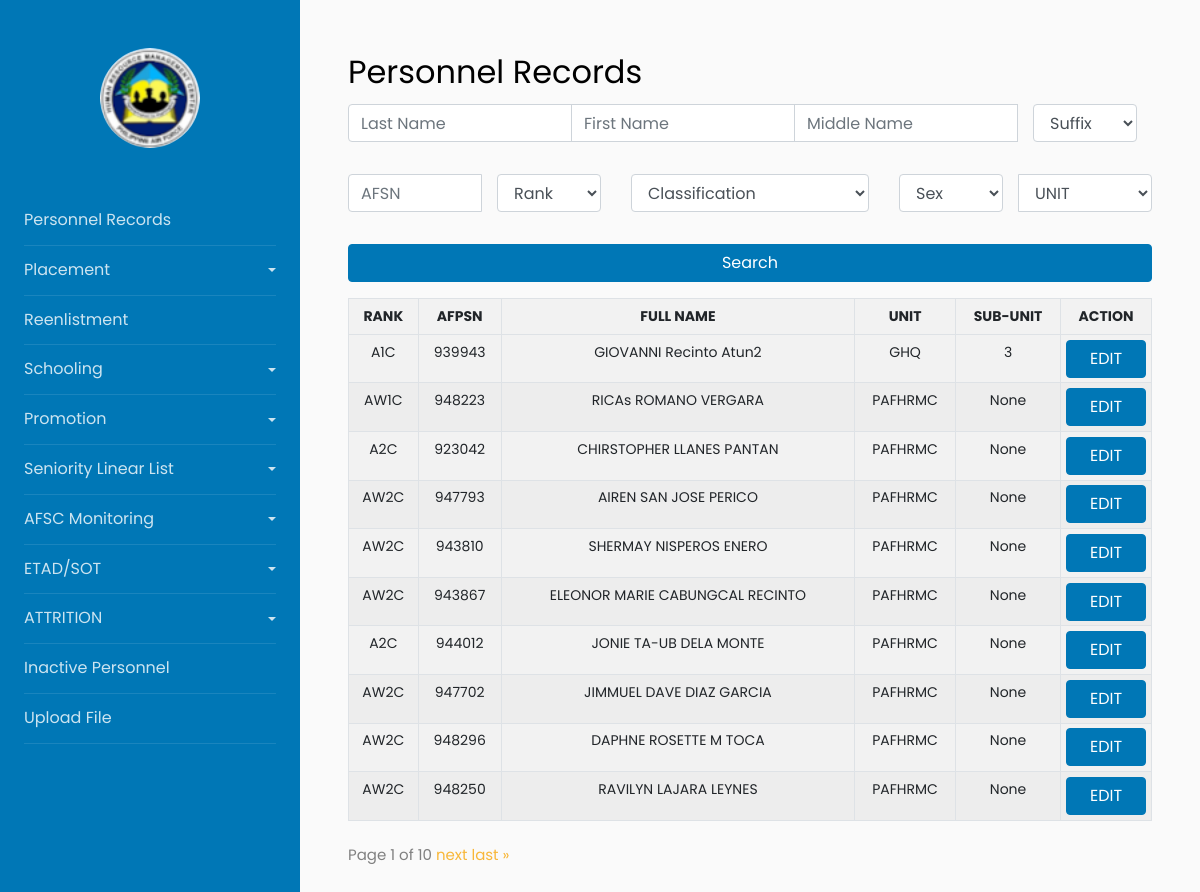
/, run on an earlier commit of the app's database.
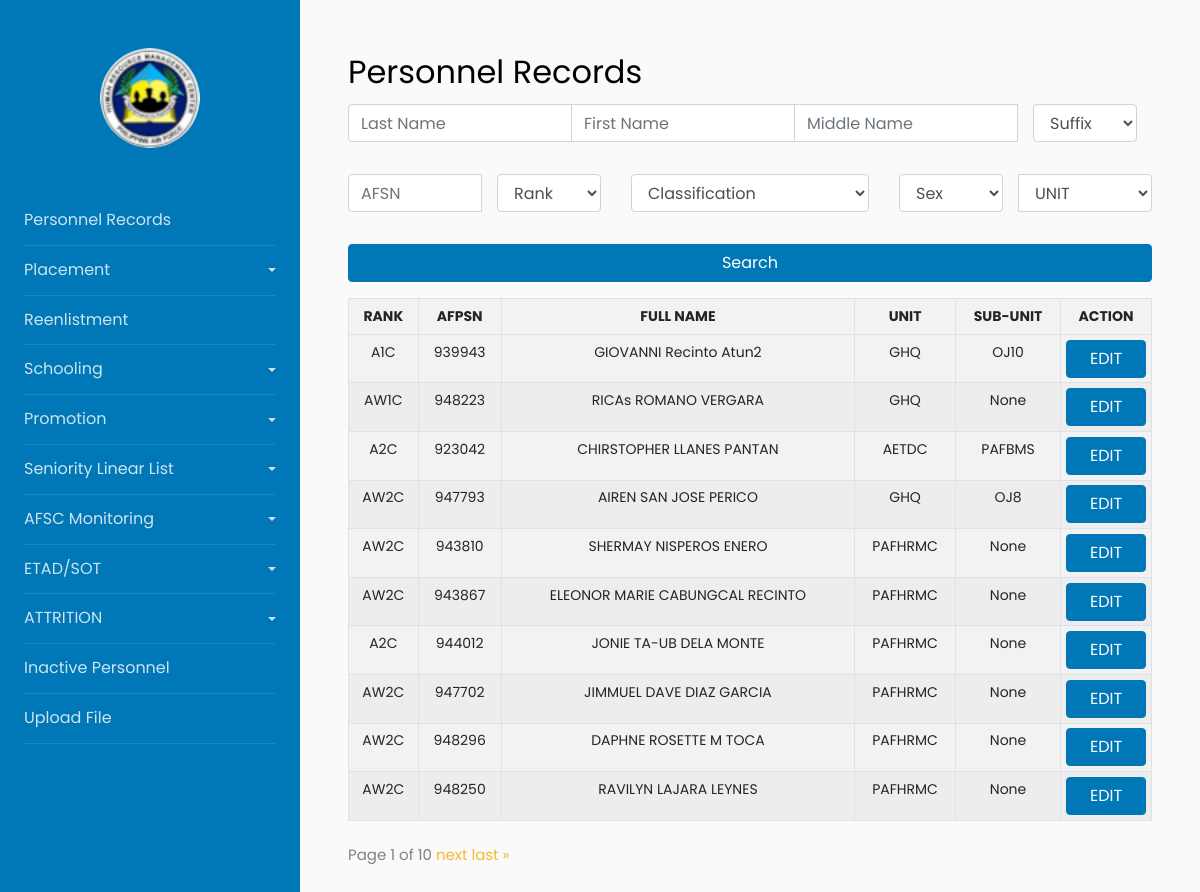
And on a later commit of the database.
### myapp/models.py (models this page shows, shortened)
class PersonnelItem(models.Model):
    NR = models.CharField(max_length=200, blank=True, null=True)
    RANK = models.CharField(max_length=200)
    LAST_NAME = models.CharField(max_length=200)
    FIRST_NAME = models.CharField(max_length=200)
    MIDDLE_NAME = models.CharField(max_length=200)
    EXTENSION_NAME = models.CharField(max_length=200, blank=True, null=True)
    SERIAL_NUMBER = models.CharField(max_length=200)
    BOS = models.CharField(max_length=200)
    SEX = models.CharField(max_length=10)
    BIRTHDAY = models.DateField()
    CONTACT_NUMBER = models.CharField(max_length=200, blank=True, null=True)
    ADDRESS = models.CharField(max_length=200)
    REGULAR_RESERVE = models.CharField(max_length=200, blank=True, null=True)
    PILOT_RATED_NON_RATED = models.CharField(max_length=200, blank=True, null=True)
    AFSC = models.CharField(max_length=200, blank=True, null=True)
    HIGHEST_PME_COURSES = models.CharField(max_length=200, blank=True, null=True)
    EFFECTIVE_DATE_APPOINTMENT = models.DateField()
    EFFECTIVE_DATE_ENTERED = models.DateField()
    LENGTH_OF_SERVICE = models.CharField(max_length=200)
    DATE_LAST_PROMOTION_APPOINTMENT = models.DateField(max_length=200, blank=True, null=True)
    UNIT = models.CharField(max_length=200)
    SUB_UNIT = models.CharField(max_length=200, blank=True, null=True)
    DATE_LAST_1ST_TRANCH_REENLISTMENT = models.DateField(max_length=200, blank=True, null=True)
    DATE_LAST_2ND_TRANCH_REENLISTMENT = models.DateField(max_length=200, blank=True, null=True)

### myapp/views.py (the view)
# urls.py: path('', views.index, name='index'),
def index(request):
    last_name_query = request.GET.get('last_name')
    first_name_query = request.GET.get('first_name')
    middle_name_query = request.GET.get('middle_name')
    suffix_query = request.GET.get('suffix')
    afsn_query = request.GET.get('afsn')
    rank_query = request.GET.get('rank')
    classification_query = request.GET.get('classification')
    sex_query = request.GET.get('sex')
    unit_query = request.GET.get('unit')
    filters = Q()
    if last_name_query:
        filters &= Q(LAST_NAME__icontains=last_name_query)
    if first_name_query:
        filters &= Q(FIRST_NAME__icontains=first_name_query)
    if middle_name_query:
        filters &= Q(MIDDLE_NAME__icontains=middle_name_query)
    if suffix_query and suffix_query != "Suffix":
        filters &= Q(EXTENSION_NAME__icontains=suffix_query)
    if afsn_query:
        filters &= Q(SERIAL_NUMBER__icontains=afsn_query)  # Change this to 'SERIAL_NUMBER'
    if rank_query and rank_query != "Rank":
        filters &= Q(RANK__icontains=rank_query)
    if classification_query and classification_query != "Classification":
        filters &= Q(CLASSIFICATION__icontains=classification_query)
    if sex_query and sex_query != "Sex":
        filters &= Q(SEX__icontains=sex_query)
    if unit_query:
        filters &= Q(UNIT__icontains=unit_query)
    persons = PersonnelItem.objects.filter(filters)
    paginator = Paginator(persons, 10)
    page_num = request.GET.get("page")
    persons = paginator.get_page(page_num)
    return render(request, 'myapp/index.html', {
        'persons': persons,
        'last_name_query': last_name_query,
        'first_name_query': first_name_query,
        'middle_name_query': middle_name_query,
        'suffix_query': suffix_query,
        'afsn_query': afsn_query,
        'rank_query': rank_query,
        'classification_query': classification_query,
        'sex_query': sex_query,
        'unit_query': unit_query,
    })

### myapp/templates/myapp/index.html (shortened to what this page needs)
{% extends 'Base/base.html' %}
{% block content %}
<h2>Personnel Records</h2>
{% include 'myapp/searchforms.html' %}
{% include 'myapp/tablewithPaginator.html' %}
{% endblock %}

### myapp/templates/myapp/tablewithPaginator.html (shortened to what this page needs)
     <table class="table table-responsive-sm table-bordered table-striped table-sm">
      <tr>
          <th>RANK</th>
          <th>AFPSN</th>
          <th>FULL NAME</th>
          <th>UNIT</th>
          <th>SUB-UNIT</th>
          <th>ACTION</th>
      </tr>
      {% for person in persons %}
      <tr>
        <td>{{ person.RANK }}</td>
        <td>{{ person.SERIAL_NUMBER }}</td>
        <td>{{ person.FIRST_NAME}} {{person.MIDDLE_NAME}} {{person.LAST_NAME}}</td>
        <td>{{ person.UNIT }}</td>
        <td>{{ person.SUB_UNIT }}</td>
        <td>
        <button
                class="btn btn-primary openModalButton"
                data-rank="{{ person.RANK }}"
                data-lastname="{{ person.LAST_NAME }}"
                data-firstname="{{ person.FIRST_NAME }}"
                data-middlename="{{ person.MIDDLE_NAME }}"
                data-suffix="{{ person.EXTENSION_NAME }}"
                data-afpsn="{{ person.SERIAL_NUMBER }}"
                data-unit="{{ person.UNIT }}"
                data-subunit="{{ person.SUB_UNIT }}"
                data-birthday="{{ person.BIRTHDAY }}"
                data-contactnumber="{{ person.CONTACT_NUMBER }}"
                data-sex="{{ person.SEX }}"
                data-address="{{ person.ADDRESS }}"
                data-afsc="{{ person.AFSC }}"
                data-highestpme="{{ person.HIGHEST_PME_COURSES }}"
                data-dateenteredmilitary="{{ person.EFFECTIVE_DATE_ENTERED }}"
                data-datelastpromotion="{{ person.DATE_LAST_PROMOTION_APPOINTMENT }}"
                data-lengthofservice="{{ person.LENGTH_OF_SERVICE }}"
                data-toggle="modal"
                data-target="#myModal">EDIT</button>
        </td>
    </tr>
      {% endfor %}
  </table>
  <div class="pagination">
    <span class="step-links">
        <span class="current">
            Page {{ persons.number }} of {{ persons.paginator.num_pages }}
        </span>
        {% if persons.has_next %}
            <a href="?page={{ persons.next_page_number }}">next</a>
            <a href="?page={{ persons.paginator.num_pages }}">last &raquo;</a>
        {% endif %}
    </span>
  </div>

What changed in the data, as far as the page shows it:
changed PersonnelItem "GIOVANNI": SUB_UNIT "3" → "OJ10"
changed PersonnelItem "AW1C": UNIT "PAFHRMC" → "GHQ"
changed PersonnelItem "CHIRSTOPHER": UNIT "PAFHRMC" → "AETDC"; SUB_UNIT "None" → "PAFBMS"
changed PersonnelItem "AIREN": UNIT "PAFHRMC" → "GHQ"; SUB_UNIT "None" → "OJ8"
